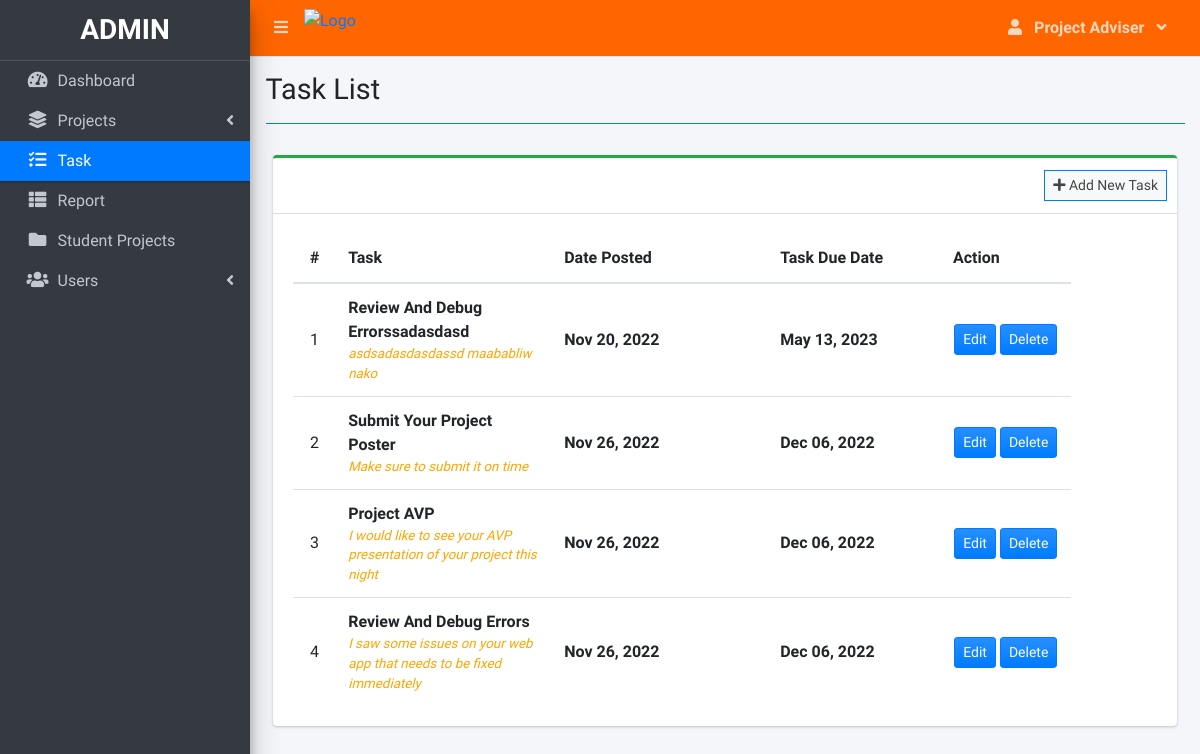
The app's page /index.php?page=task_list (signed in) with its own data.
### tables this page shows
CREATE TABLE `task_list` (
  `id` int(30) NOT NULL,
  `project_id` int(30) NOT NULL,
  `task` varchar(200) NOT NULL,
  `description` text NOT NULL,
  `status` tinyint(4) NOT NULL,
  `date_created` datetime NOT NULL DEFAULT current_timestamp()
);

CREATE TABLE `project_list` (
  `id` int(30) NOT NULL,
  `name` varchar(200) NOT NULL,
  `description` text NOT NULL,
  `status` tinyint(2) NOT NULL,
  `start_date` date NOT NULL,
  `end_date` date NOT NULL,
  `manager_id` int(30) NOT NULL,
  `user_ids` text NOT NULL,
  `date_created` datetime NOT NULL DEFAULT current_timestamp()
);

### task_list.php (the view, shortened to what this page needs)
<?php include 'db_connect.php' ?>
<div class="col-lg-12">
    <div class="card card-outline card-success">
        <div class="card-header">
            <?php if($_SESSION['login_type'] == 1): ?>
            <div class="card-tools">
                <a class="btn btn-block btn-sm btn-default btn-flat border-primary" href="./index.php?page=new_task"><i class="fa fa-plus"></i> Add New Task</a>
            </div>
            <?php endif; ?>
        </div>
        <div class="card-body">
            <table class="table tabe-hover table-condensed" id="task_list">
                <colgroup>
                    <col width="5%">
                    <col width="25%">
                    <col width="25%">
                    <col width="20%">
                    <col width="15%">
                    <col width="10%">
                </colgroup>
                <thead>
                    <tr>
                        <th class="text-center">#</th>
                        <th>Task</th>
                        <th>Date Posted</th>
                        <th>Task Due Date</th>
                        <th>Action</th>
                    </tr>
                </thead>
                <tbody>
                    <?php
                    $i = 1;
                    $where = "";
                    $qry = $conn->query("SELECT t.*,p.start_date,p.end_date,p.id as pid FROM task_list t inner join project_list p on p.id = t.project_id $where order by p.name asc");
                    while($row= $qry->fetch_assoc()):
                        $trans = get_html_translation_table(HTML_ENTITIES,ENT_QUOTES);
                        unset($trans["\""], $trans["<"], $trans[">"], $trans["<h2"]);
                        $desc = strtr(html_entity_decode($row['description']),$trans);
                        $desc=str_replace(array("<li>","</li>"), array("",", "), $desc);
                    ?>
                    <tr>
                        <td class="text-center"><?php echo $i++ ?></td>
                        <td>
                            <p><b><?php echo ucwords($row['task']) ?></b></p>
                            <p class="truncate"><?php echo strip_tags($desc) ?></p>
                        </td>
                        <td><b><?php echo date("M d, Y", strtotime($row['start_date'])) ?></b></td>
                        <td><b><?php echo date("M d, Y", strtotime($row['end_date'])) ?></b></td>
						<td class="text-center">
                            <?php
                            if($_SESSION['login_type'] == 1 || ($_SESSION['login_type'] == 3 && $row['manager_id'] == $_SESSION['login_id'])):
                            ?>
                                <button class="btn btn-primary bg-gradient-primary btn-sm edit_task" href="javascript:void(0)" data-id="<?php echo $row['id'] ?>" data-task="<?php echo $row['task'] ?>" data-pid="<?php echo $row['pid'] ?>">Edit</button>
                                <button class="btn btn-primary bg-gradient-primary btn-sm delete_task" href="javascript:void(0)" data-id="<?php echo $row['id'] ?>">Delete</button>
                            <?php elseif($_SESSION['login_type'] == 2): ?>
                                <button class="btn btn-primary bg-gradient-primary btn-sm view_task" href="./index.php?page=view_task&id=<?php echo $row['id'] ?>" data-id="<?php echo $row['id'] ?>">View</button>
                            <?php endif; ?>
                        </td>
					</tr>
				<?php endwhile; ?>
				</tbody>
			</table>
		</div>
	</div>
</div>

### task_list.php (style rules this page uses)
table p { margin: unset !important; }
table td { vertical-align: middle !important }

### records on screen
task_list: task "Review And Debug Errorssadasdasd", description "asdsadasdasdassd maababliw nako", project_list.start_date "Nov 20, 2022", project_list.end_date "May 13, 2023"
task_list: task "Submit Your Project Poster", description "Make sure to submit it on time", project_list.start_date "Nov 26, 2022", project_list.end_date "Dec 06, 2022"
task_list: task "Project AVP", description "I would like to see your AVP presentation of your project this night", project_list.start_date "Nov 26, 2022", project_list.end_date "Dec 06, 2022"
task_list: task "Review And Debug Errors", description "I saw some issues on your web app that needs to be fixed immediately", project_list.start_date "Nov 26, 2022", project_list.end_date "Dec 06, 2022"

### other values on screen
$_SESSION['login_firstname'].' '.$_SESSION['login_lastname'] "Project Adviser"
$title "Task List"
